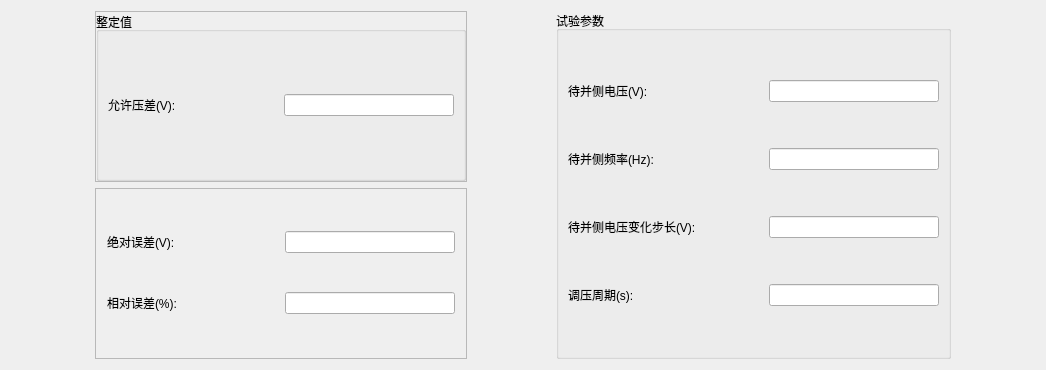
<?xml version="1.0" encoding="UTF-8"?>
<ui version="4.0">
 <class>QSynActVoltageItemParaEditWidget</class>
 <widget class="QWidget" name="QSynActVoltageItemParaEditWidget">
  <property name="geometry">
   <rect>
    <x>0</x>
    <y>0</y>
    <width>1046</width>
    <height>370</height>
   </rect>
  </property>
  <property name="windowTitle">
   <string>Form</string>
  </property>
  <layout class="QHBoxLayout" name="horizontalLayout_8">
   <item>
    <spacer name="horizontalSpacer">
     <property name="orientation">
      <enum>Qt::Horizontal</enum>
     </property>
     <property name="sizeHint" stdset="0">
      <size>
       <width>40</width>
       <height>20</height>
      </size>
     </property>
    </spacer>
   </item>
   <item>
    <layout class="QVBoxLayout" name="verticalLayout_5">
     <item>
      <widget class="QFrame" name="frame">
       <property name="frameShape">
        <enum>QFrame::StyledPanel</enum>
       </property>
       <property name="frameShadow">
        <enum>QFrame::Raised</enum>
       </property>
       <layout class="QVBoxLayout" name="verticalLayout_3">
        <property name="spacing">
         <number>0</number>
        </property>
        <property name="leftMargin">
         <number>0</number>
        </property>
        <property name="topMargin">
         <number>0</number>
        </property>
        <property name="rightMargin">
         <number>0</number>
        </property>
        <property name="bottomMargin">
         <number>0</number>
        </property>
        <item>
         <widget class="QGroupBox" name="groupBox_2">
          <property name="sizePolicy">
           <sizepolicy hsizetype="Minimum" vsizetype="Preferred">
            <horstretch>0</horstretch>
            <verstretch>0</verstretch>
           </sizepolicy>
          </property>
          <property name="maximumSize">
           <size>
            <width>16777215</width>
            <height>16777215</height>
           </size>
          </property>
          <property name="title">
           <string>整定值</string>
          </property>
          <layout class="QVBoxLayout" name="verticalLayout">
           <item>
            <layout class="QHBoxLayout" name="horizontalLayout">
             <item>
              <widget class="QLabel" name="m_labVzd">
               <property name="minimumSize">
                <size>
                 <width>170</width>
                 <height>0</height>
                </size>
               </property>
               <property name="maximumSize">
                <size>
                 <width>170</width>
                 <height>16777215</height>
                </size>
               </property>
               <property name="text">
                <string>允许压差(V):</string>
               </property>
              </widget>
             </item>
             <item>
              <widget class="QSettingLineEdit" name="m_lineVzd">
               <property name="sizePolicy">
                <sizepolicy hsizetype="Preferred" vsizetype="Fixed">
                 <horstretch>0</horstretch>
                 <verstretch>0</verstretch>
                </sizepolicy>
               </property>
               <property name="minimumSize">
                <size>
                 <width>170</width>
                 <height>0</height>
                </size>
               </property>
               <property name="maximumSize">
                <size>
                 <width>170</width>
                 <height>16777215</height>
                </size>
               </property>
              </widget>
             </item>
            </layout>
           </item>
          </layout>
         </widget>
        </item>
       </layout>
      </widget>
     </item>
     <item>
      <widget class="QFrame" name="frame_2">
       <property name="frameShape">
        <enum>QFrame::StyledPanel</enum>
       </property>
       <property name="frameShadow">
        <enum>QFrame::Raised</enum>
       </property>
       <layout class="QVBoxLayout" name="verticalLayout_4">
        <item>
         <layout class="QHBoxLayout" name="horizontalLayout_3">
          <item>
           <widget class="QLabel" name="m_labAbsErr">
            <property name="minimumSize">
             <size>
              <width>170</width>
              <height>0</height>
             </size>
            </property>
            <property name="maximumSize">
             <size>
              <width>170</width>
              <height>16777215</height>
             </size>
            </property>
            <property name="text">
             <string>绝对误差(V):</string>
            </property>
           </widget>
          </item>
          <item>
           <widget class="QLineEdit" name="m_lineAbsErr">
            <property name="sizePolicy">
             <sizepolicy hsizetype="Preferred" vsizetype="Fixed">
              <horstretch>0</horstretch>
              <verstretch>0</verstretch>
             </sizepolicy>
            </property>
            <property name="minimumSize">
             <size>
              <width>170</width>
              <height>0</height>
             </size>
            </property>
            <property name="maximumSize">
             <size>
              <width>170</width>
              <height>16777215</height>
             </size>
            </property>
           </widget>
          </item>
         </layout>
        </item>
        <item>
         <layout class="QHBoxLayout" name="horizontalLayout_2">
          <item>
           <widget class="QLabel" name="m_labRelErr">
            <property name="minimumSize">
             <size>
              <width>170</width>
              <height>0</height>
             </size>
            </property>
            <property name="maximumSize">
             <size>
              <width>170</width>
              <height>16777215</height>
             </size>
            </property>
            <property name="text">
             <string>相对误差(%):</string>
            </property>
           </widget>
          </item>
          <item>
           <widget class="QLineEdit" name="m_lineRelErr">
            <property name="sizePolicy">
             <sizepolicy hsizetype="Preferred" vsizetype="Fixed">
              <horstretch>0</horstretch>
              <verstretch>0</verstretch>
             </sizepolicy>
            </property>
            <property name="minimumSize">
             <size>
              <width>170</width>
              <height>0</height>
             </size>
            </property>
            <property name="maximumSize">
             <size>
              <width>170</width>
              <height>16777215</height>
             </size>
            </property>
           </widget>
          </item>
         </layout>
        </item>
       </layout>
      </widget>
     </item>
    </layout>
   </item>
   <item>
    <spacer name="horizontalSpacer_2">
     <property name="orientation">
      <enum>Qt::Horizontal</enum>
     </property>
     <property name="sizeHint" stdset="0">
      <size>
       <width>40</width>
       <height>20</height>
      </size>
     </property>
    </spacer>
   </item>
   <item>
    <widget class="QGroupBox" name="groupBox_3">
     <property name="sizePolicy">
      <sizepolicy hsizetype="Minimum" vsizetype="Preferred">
       <horstretch>0</horstretch>
       <verstretch>0</verstretch>
      </sizepolicy>
     </property>
     <property name="title">
      <string>试验参数</string>
     </property>
     <layout class="QVBoxLayout" name="verticalLayout_2">
      <item>
       <layout class="QHBoxLayout" name="horizontalLayout_4">
        <item>
         <widget class="QLabel" name="m_labUgStart">
          <property name="minimumSize">
           <size>
            <width>195</width>
            <height>0</height>
           </size>
          </property>
          <property name="maximumSize">
           <size>
            <width>195</width>
            <height>16777215</height>
           </size>
          </property>
          <property name="text">
           <string>待并侧电压(V):</string>
          </property>
         </widget>
        </item>
        <item>
         <widget class="QSettingLineEdit" name="m_lineUgStart">
          <property name="sizePolicy">
           <sizepolicy hsizetype="Preferred" vsizetype="Fixed">
            <horstretch>0</horstretch>
            <verstretch>0</verstretch>
           </sizepolicy>
          </property>
          <property name="minimumSize">
           <size>
            <width>170</width>
            <height>0</height>
           </size>
          </property>
          <property name="maximumSize">
           <size>
            <width>170</width>
            <height>16777215</height>
           </size>
          </property>
         </widget>
        </item>
       </layout>
      </item>
      <item>
       <layout class="QHBoxLayout" name="horizontalLayout_5">
        <item>
         <widget class="QLabel" name="m_labFgStart">
          <property name="minimumSize">
           <size>
            <width>195</width>
            <height>0</height>
           </size>
          </property>
          <property name="maximumSize">
           <size>
            <width>195</width>
            <height>16777215</height>
           </size>
          </property>
          <property name="text">
           <string>待并侧频率(Hz):</string>
          </property>
         </widget>
        </item>
        <item>
         <widget class="QSettingLineEdit" name="m_lineFgStart">
          <property name="sizePolicy">
           <sizepolicy hsizetype="Preferred" vsizetype="Fixed">
            <horstretch>0</horstretch>
            <verstretch>0</verstretch>
           </sizepolicy>
          </property>
          <property name="minimumSize">
           <size>
            <width>170</width>
            <height>0</height>
           </size>
          </property>
          <property name="maximumSize">
           <size>
            <width>170</width>
            <height>16777215</height>
           </size>
          </property>
         </widget>
        </item>
       </layout>
      </item>
      <item>
       <layout class="QHBoxLayout" name="horizontalLayout_6">
        <item>
         <widget class="QLabel" name="m_labUgMagStep">
          <property name="minimumSize">
           <size>
            <width>195</width>
            <height>0</height>
           </size>
          </property>
          <property name="maximumSize">
           <size>
            <width>195</width>
            <height>16777215</height>
           </size>
          </property>
          <property name="text">
           <string>待并侧电压变化步长(V):</string>
          </property>
         </widget>
        </item>
        <item>
         <widget class="QSettingLineEdit" name="m_lineUgMagStep">
          <property name="sizePolicy">
           <sizepolicy hsizetype="Preferred" vsizetype="Fixed">
            <horstretch>0</horstretch>
            <verstretch>0</verstretch>
           </sizepolicy>
          </property>
          <property name="minimumSize">
           <size>
            <width>170</width>
            <height>0</height>
           </size>
          </property>
          <property name="maximumSize">
           <size>
            <width>170</width>
            <height>16777215</height>
           </size>
          </property>
         </widget>
        </item>
       </layout>
      </item>
      <item>
       <layout class="QHBoxLayout" name="horizontalLayout_7">
        <item>
         <widget class="QLabel" name="m_labUt">
          <property name="minimumSize">
           <size>
            <width>195</width>
            <height>0</height>
           </size>
          </property>
          <property name="maximumSize">
           <size>
            <width>195</width>
            <height>16777215</height>
           </size>
          </property>
          <property name="text">
           <string>调压周期(s):</string>
          </property>
         </widget>
        </item>
        <item>
         <widget class="QSettingLineEdit" name="m_lineUt">
          <property name="sizePolicy">
           <sizepolicy hsizetype="Preferred" vsizetype="Fixed">
            <horstretch>0</horstretch>
            <verstretch>0</verstretch>
           </sizepolicy>
          </property>
          <property name="minimumSize">
           <size>
            <width>170</width>
            <height>0</height>
           </size>
          </property>
          <property name="maximumSize">
           <size>
            <width>170</width>
            <height>16777215</height>
           </size>
          </property>
         </widget>
        </item>
       </layout>
      </item>
     </layout>
    </widget>
   </item>
   <item>
    <spacer name="horizontalSpacer_3">
     <property name="orientation">
      <enum>Qt::Horizontal</enum>
     </property>
     <property name="sizeHint" stdset="0">
      <size>
       <width>40</width>
       <height>20</height>
      </size>
     </property>
    </spacer>
   </item>
  </layout>
 </widget>
 <customwidgets>
  <customwidget>
   <class>QSettingLineEdit</class>
   <extends>QLineEdit</extends>
   <header>../../UI/Controls/SettingCtrls/qsettinglineedit.h</header>
  </customwidget>
 </customwidgets>
 <resources/>
 <connections/>
</ui>
